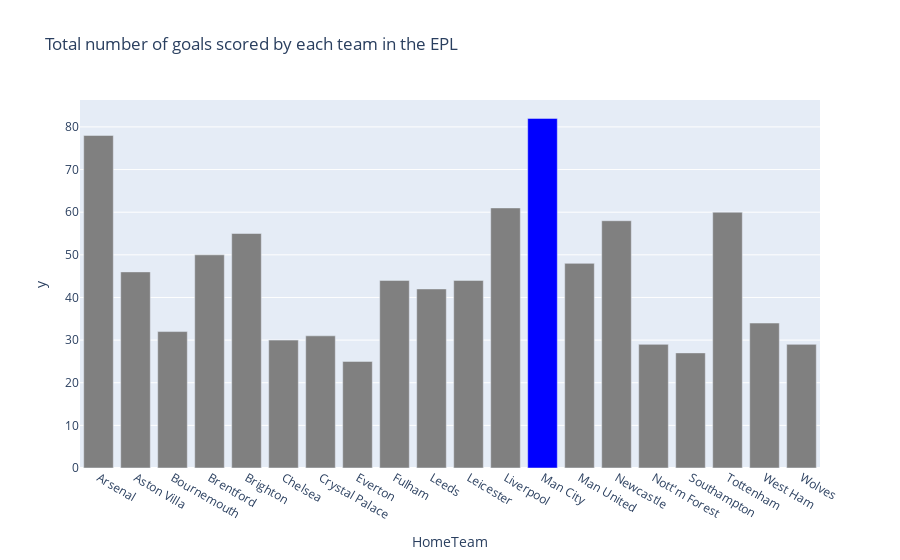

Source (notebook cell):
### Code cell
fig = px.bar(goals_df, x=goals_df.index, y=goals_df.values, title='Total number of goals scored by each team in the EPL')

# highloght the team
fig.update_traces(marker_color=['blue' if x == teamWithGoals else 'grey' for x in goals_df.index])
fig.show()

### Figure 1 — Plotly figure (JSON) as saved in the notebook; plotly's stock layout.template omitted (floating-point values rounded to 4 significant figures)
{"data": [{"alignmentgroup": "True", "hovertemplate": "HomeTeam=%{x}<br>y=%{y}<extra></extra>", "legendgroup": "", "marker": {"color": ["grey", "grey", "grey", "grey", "grey", "grey", "grey", "grey", "grey", "grey", "grey", "grey", "blue", "grey", "grey", "grey", "grey", "grey", "grey", "grey"], "pattern": {"shape": ""}}, "name": "", "offsetgroup": "", "orientation": "v", "showlegend": false, "textposition": "auto", "type": "bar", "x": ["Arsenal", "Aston Villa", "Bournemouth", "Brentford", "Brighton", "Chelsea", "Crystal Palace", "Everton", "Fulham", "Leeds", "Leicester", "Liverpool", "Man City", "Man United", "Newcastle", "Nott'm Forest", "Southampton", "Tottenham", "West Ham", "Wolves"], "xaxis": "x", "y": [78, 46, 32, 50, 55, 30, 31, 25, 44, 42, 44, 61, 82, 48, 58, 29, 27, 60, 34, 29], "yaxis": "y"}], "layout": {"autosize": true, "barmode": "relative", "legend": {"tracegroupgap": 0}, "title": {"text": "Total number of goals scored by each team in the EPL"}, "xaxis": {"anchor": "y", "autorange": true, "domain": [0, 1], "range": [-0.5, 19.5], "title": {"text": "HomeTeam"}, "type": "category"}, "yaxis": {"anchor": "x", "autorange": true, "domain": [0, 1], "range": [0, 86.32], "title": {"text": "y"}, "type": "linear"}}}
